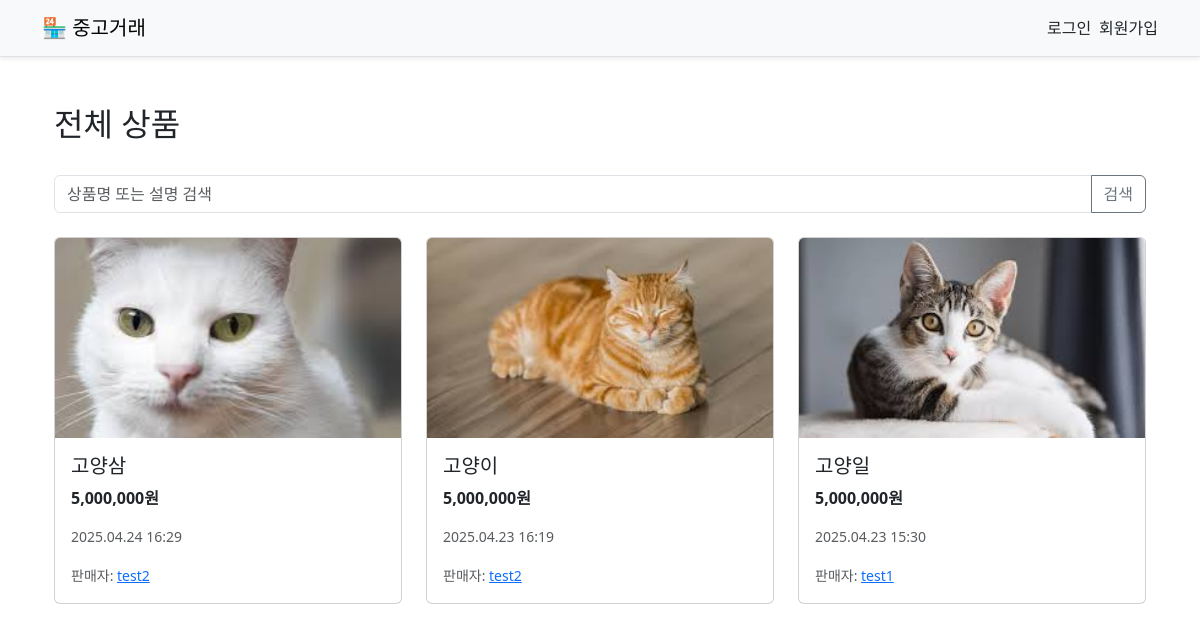
Screenshot of /products/ with the database file from the repository.
### products/models.py (models this page shows)
class Product(models.Model):
    name = models.CharField(max_length=100)
    description = models.TextField()
    price = models.PositiveIntegerField()
    user = models.ForeignKey(CustomUser, on_delete=models.CASCADE)
    created_at = models.DateTimeField(auto_now_add=True)

class ProductImage(models.Model):
    product = models.ForeignKey(Product, on_delete=models.CASCADE)
    image = models.ImageField(upload_to='product_images/')

### accounts/models.py (models this page shows)
class CustomUser(AbstractUser):
    bio = models.TextField(blank=True)
    account_number = models.CharField(max_length=30, blank=True)
    is_admin = models.BooleanField(default=False)
    is_active = models.BooleanField(default=True)

### products/views.py (the view)
# urls.py: path('', views.product_list_view, name='product_list'),         # /products/
def product_list_view(request):
    query = request.GET.get('q', '')
    mine = request.GET.get('mine') == 'on'
    products = Product.objects.all()
    if query:
        products = products.filter(
            Q(name__icontains=query) | Q(description__icontains=query)
        )
    if mine and request.user.is_authenticated:
        products = products.filter(user=request.user)
    products = products.order_by('-created_at')
    return render(request, 'products/product_list.html', {
        'products': products,
        'query': query,
        'mine': mine
    })

### templates/products/product_list.html (shortened to what this page needs)
{% extends 'base.html' %}
{% load humanize %}
{% block content %}
  <div class="container mt-5">
    <div class="d-flex justify-content-between align-items-center mb-4">
      <h2>전체 상품</h2>
    </div>
    <form method="get" class="mb-4">
      <div class="input-group">
        <input type="text" name="q" class="form-control" placeholder="상품명 또는 설명 검색" value="{{ query }}">
        <button class="btn btn-outline-secondary" type="submit">검색</button>
      </div>
    </form>
    <div class="row">
      {% for product in products %}
        <div class="col-md-4 mb-4">
          <a href="{% url 'products:product_detail' product.id %}" class="text-decoration-none text-dark">
            <div class="card h-100">
              {% if product.productimage_set.first %}
                <div style="height: 200px; overflow: hidden;">
                  <img src="{{ product.productimage_set.first.image.url }}" class="card-img-top" alt="상품 이미지" style="width: 100%; height: 100%; object-fit: cover;">
                </div>
              {% endif %}
              <div class="card-body">
                <h5 class="card-title">{{ product.name }}</h5>
                <p class="card-text"><strong>{{ product.price|intcomma }}원</strong></p>
                <p class="text-muted small">{{ product.created_at|date:"Y.m.d H:i" }}</p>
                <p class="card-text">
                    <small class="text-muted">
                        판매자: <a href="{% url 'accounts:user_profile' user_id=product.user.id %}">{{ product.user.username }}</a>
                    </small>
                </p>
              </div>
            </div>
          </a>
        </div>
      {% empty %}
        <p>등록된 상품이 없습니다.</p>
      {% endfor %}
    </div>
  </div>
{% endblock %}

### rows the page displays
Product: productimage_set.first.image (picture), name "고양삼", price "5,000,000", created_at "2025.04.24 16:29", user.username "test2"
Product: productimage_set.first.image (picture), name "고양이", price "5,000,000", created_at "2025.04.23 16:19", user.username "test2"
Product: productimage_set.first.image (picture), name "고양일", price "5,000,000", created_at "2025.04.23 15:30", user.username "test1"
